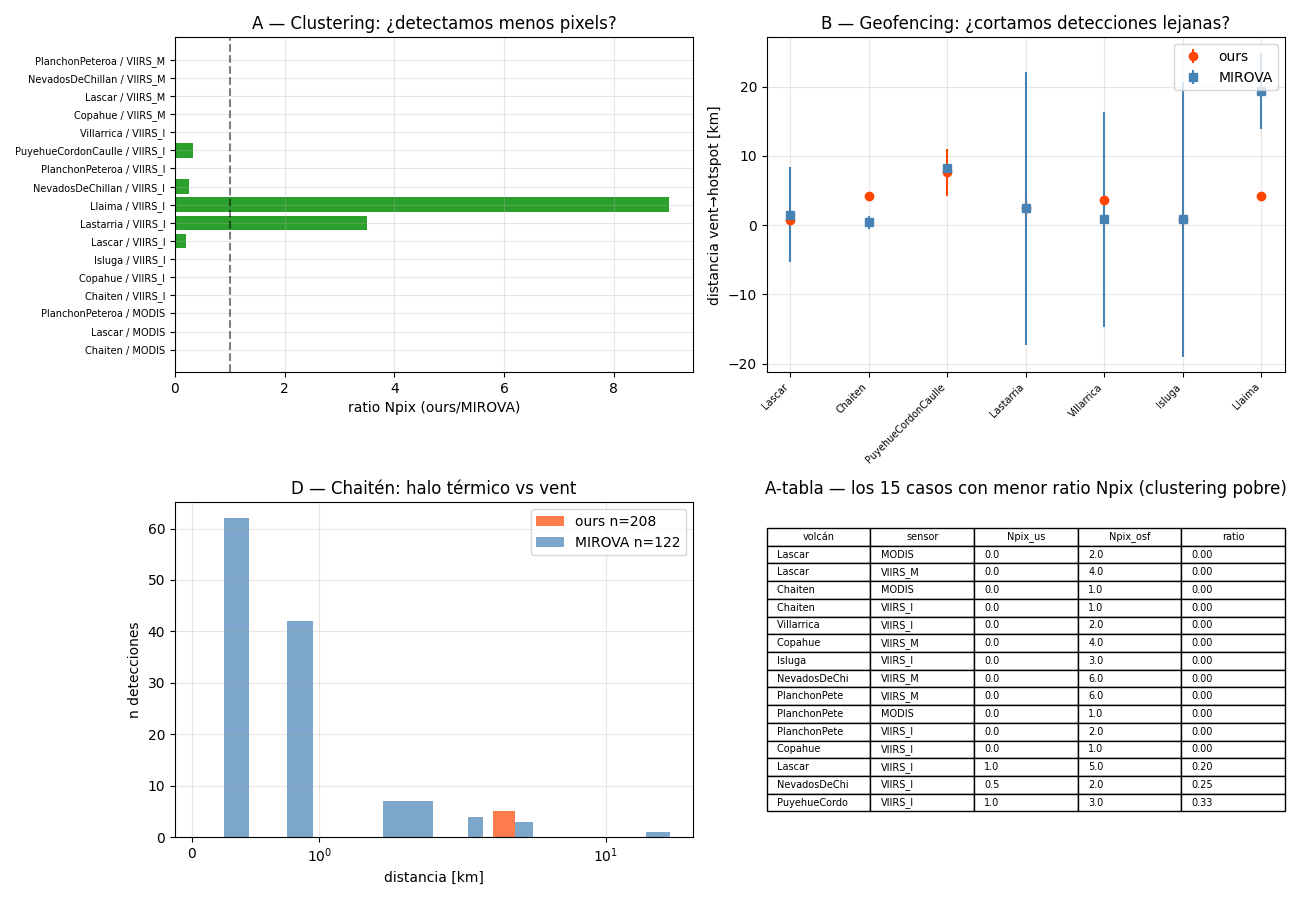

This chart was generated by the following Python code:
"""
S14 Paso 1b-paralelo — 4 diagnósticos que NO requieren fetch.

Contestan las hipótesis abiertas del Paso 1a sin reproceso:
  A) Npix comparado: ¿MIROVA clusteriza más pixels que nosotros?
     Si sí, explica sesgo VIIRS_M 0.01-0.33 sin bug de coeficiente.
  B) Distribución hotspot→vent distance: geofencing Copahue sospechoso.
  C) Review process_viirs_mod.py vs process_viirs.py — fuera de script, manual.
  D) Chaitén sobre-detección: distribución hotspot_dist_km nuestra vs MIROVA.

Autor: S14 2026-04-21.
"""

import sys, io, json
from pathlib import Path
from datetime import datetime

import numpy as np
import pandas as pd

sys.stdout = io.TextIOWrapper(sys.stdout.buffer, encoding="utf-8")

ROOT = Path(__file__).resolve().parents[1]
OSF_CSV = ROOT / "data" / "mirova_reference" / "VRP_GLOBAL_ARCHIVE_2025.csv"
OURS_DIR = ROOT / "data" / "mirova_equivalent"
OUT_JSON = ROOT / "experiments" / "23_parallel_diagnostics.json"
OUT_PNG  = ROOT / "experiments" / "23_parallel_diagnostics.png"

NAME_MAP = {
    "Lascar": "Láscar",
    "Chaiten": "Chaitén",
    "PuyehueCordonCaulle": "Puyehue-Cordón Caulle",
    "Lastarria": "Lastarria",
    "Villarrica": "Villarrica",
    "NevadosDeChillan": "Chillán, Nevados de",
    "Isluga": "Isluga",
    "Copahue": "Copahue",
    "PlanchonPeteroa": "Planchón-Peteroa",
    "Llaima": "Llaima",
}
SENSOR_MAP = {
    "MODIS_TERRA":      ("MODIS", 1000),
    "MODIS_AQUA":       ("MODIS", 1000),
    "VIIRS_SNPP_750":   ("VIIRS_M", 750),
    "VIIRS_NOAA20_750": ("VIIRS_M", 750),
    "VIIRS_SNPP":       ("VIIRS_I", 375),
    "VIIRS_NOAA20":     ("VIIRS_I", 375),
}
MIROVA_CUTOFF = datetime(2024, 12, 1)

# --- Load MIROVA ---
print(f"[1/3] Cargando OSF v2.5 y nuestros JSONs...")
osf = pd.read_csv(OSF_CSV)
osf["dt"] = pd.to_datetime(osf["timeUTC"], format="%d/%m/%Y %H:%M", errors="coerce")
osf = osf.dropna(subset=["dt"])
osf = osf[(osf["Volc_Name"].isin(NAME_MAP.values())) & (osf["dt"] >= MIROVA_CUTOFF)].copy()
osf["sensor_label"] = osf["Resolution"].map({1000:"MODIS", 750:"VIIRS_M", 375:"VIIRS_I"})

# --- Load ours ---
ours_rows = []
for fname, osf_name in NAME_MAP.items():
    fp = OURS_DIR / f"{fname}.json"
    if not fp.exists(): continue
    obj = json.load(open(fp, encoding="utf-8"))
    for rec in obj.get("records", []):
        sensor_raw = rec.get("sensor", "")
        if sensor_raw not in SENSOR_MAP: continue
        sensor_label, res = SENSOR_MAP[sensor_raw]
        vrp = rec.get("vrp_mw", 0.0) or 0.0
        if vrp <= 0: continue
        ours_rows.append({
            "volcano": fname, "osf_name": osf_name,
            "sensor_label": sensor_label, "resolution": res,
            "vrp_mw": vrp,
            "n_anom": rec.get("n_anomalous_pixels", 0),
            "hotspot_dist_km": rec.get("hotspot_dist_km"),
            "t_max_k": rec.get("t_max_k"),
            "t_bg_k": rec.get("t_bg_k"),
        })
ours = pd.DataFrame(ours_rows)
print(f"      MIROVA filas: {len(osf):,}  |  nuestras detecciones: {len(ours):,}")

# --- Diagnóstico A: Npix comparado ---
print(f"[2/3] Diagnóstico A — Npix comparado ours vs MIROVA...")
A_rows = []
for fname, osf_name in NAME_MAP.items():
    for sensor in ["MODIS","VIIRS_M","VIIRS_I"]:
        o = ours[(ours["volcano"]==fname) & (ours["sensor_label"]==sensor)]["n_anom"]
        m = osf[(osf["Volc_Name"]==osf_name) & (osf["sensor_label"]==sensor)]["Npix"]
        if len(o)<3 or len(m)<3: continue
        A_rows.append({
            "volcano": fname, "sensor": sensor,
            "n_ours": int(len(o)), "n_osf": int(len(m)),
            "npix_ours_med": float(o.median()),
            "npix_osf_med":  float(m.median()),
            "npix_ours_max": int(o.max()),
            "npix_osf_max":  int(m.max()),
            "ratio_median":  float(o.median() / m.median()) if m.median()>0 else None,
        })
A = pd.DataFrame(A_rows)

# --- Diagnóstico B: distribución hotspot_dist_km ---
print(f"[2/3] Diagnóstico B — distribución distancia vent→hotspot...")
B_rows = []
for fname, osf_name in NAME_MAP.items():
    o = ours[(ours["volcano"]==fname)]["hotspot_dist_km"].dropna()
    m = osf[osf["Volc_Name"]==osf_name]["Max_Dist"] / 1000.0  # OSF Max_Dist en metros
    if len(o)<3: continue
    B_rows.append({
        "volcano": fname,
        "n_ours": int(len(o)), "n_osf": int(len(m)),
        "dist_km_ours_med":  float(o.median()),
        "dist_km_ours_p90":  float(o.quantile(0.90)),
        "dist_km_ours_max":  float(o.max()),
        "dist_km_osf_med":   float(m.median())   if len(m) else None,
        "dist_km_osf_p90":   float(m.quantile(0.90)) if len(m) else None,
        "dist_km_osf_max":   float(m.max())      if len(m) else None,
    })
B = pd.DataFrame(B_rows)

# --- Diagnóstico D: Chaitén específico (detallar) ---
print(f"[2/3] Diagnóstico D — foco Chaitén sobre-detección...")
D = {}
chai_ours = ours[ours["volcano"]=="Chaiten"]
chai_osf = osf[osf["Volc_Name"]=="Chaitén"]
if len(chai_ours) and len(chai_osf):
    D = {
        "n_ours": int(len(chai_ours)),
        "n_osf": int(len(chai_osf)),
        "ours_hot_dist_km_hist": np.histogram(
            chai_ours["hotspot_dist_km"].dropna(),
            bins=[0,0.5,1,2,3,5,10,20])[0].tolist(),
        "osf_hot_dist_km_hist": np.histogram(
            (chai_osf["Max_Dist"]/1000).dropna(),
            bins=[0,0.5,1,2,3,5,10,20])[0].tolist(),
        "bins": [0,0.5,1,2,3,5,10,20],
        "ours_t_max_minus_bg_med": float((chai_ours["t_max_k"] - chai_ours["t_bg_k"]).median()),
        "ours_vrp_vs_dist_corr": float(chai_ours[["vrp_mw","hotspot_dist_km"]].dropna().corr().iloc[0,1]) if len(chai_ours.dropna(subset=["hotspot_dist_km","vrp_mw"])) > 2 else None,
    }

# --- PNG ---
print(f"[3/3] PNG...")
try:
    import matplotlib
    matplotlib.use("Agg")
    import matplotlib.pyplot as plt
    fig, axes = plt.subplots(2, 2, figsize=(13, 9))

    # A: Npix mediana ratio
    ax = axes[0,0]
    if len(A):
        A_plot = A.sort_values(["sensor","volcano"])
        pos = range(len(A_plot))
        colors = {"MODIS":"tab:blue","VIIRS_M":"tab:orange","VIIRS_I":"tab:green"}
        ax.barh(pos, A_plot["ratio_median"], color=[colors[s] for s in A_plot["sensor"]])
        ax.axvline(1.0, color="k", ls="--", alpha=0.5)
        ax.set_yticks(pos)
        ax.set_yticklabels([f"{r['volcano']} / {r['sensor']}" for _,r in A_plot.iterrows()], fontsize=7)
        ax.set_xlabel("ratio Npix (ours/MIROVA)")
        ax.set_title("A — Clustering: ¿detectamos menos pixels?")
        ax.grid(alpha=0.3)

    # B: distribuciones distancia
    ax = axes[0,1]
    if len(B):
        x = range(len(B))
        ax.errorbar(x, B["dist_km_ours_med"], yerr=B["dist_km_ours_p90"]-B["dist_km_ours_med"],
                     fmt="o", label="ours", color="orangered")
        if B["dist_km_osf_med"].notna().any():
            ax.errorbar(x, B["dist_km_osf_med"], yerr=B["dist_km_osf_p90"]-B["dist_km_osf_med"],
                         fmt="s", label="MIROVA", color="steelblue")
        ax.set_xticks(x)
        ax.set_xticklabels(B["volcano"], rotation=45, fontsize=7, ha="right")
        ax.set_ylabel("distancia vent→hotspot [km]")
        ax.set_title("B — Geofencing: ¿cortamos detecciones lejanas?")
        ax.legend()
        ax.grid(alpha=0.3)

    # D: histograma Chaitén
    ax = axes[1,0]
    if D:
        bins = D["bins"]
        centers = [(bins[i]+bins[i+1])/2 for i in range(len(bins)-1)]
        width = [(bins[i+1]-bins[i])*0.4 for i in range(len(bins)-1)]
        ax.bar([c-w/2 for c,w in zip(centers,width)], D["ours_hot_dist_km_hist"],
                width=[w for w in width], label=f"ours n={D['n_ours']}", color="orangered", alpha=0.7)
        ax.bar([c+w/2 for c,w in zip(centers,width)], D["osf_hot_dist_km_hist"],
                width=[w for w in width], label=f"MIROVA n={D['n_osf']}", color="steelblue", alpha=0.7)
        ax.set_xscale("symlog")
        ax.set_xlabel("distancia [km]")
        ax.set_ylabel("n detecciones")
        ax.set_title("D — Chaitén: halo térmico vs vent")
        ax.legend()
        ax.grid(alpha=0.3)

    # A-numeric table
    ax = axes[1,1]
    ax.axis("off")
    if len(A):
        summary = A[A["ratio_median"].notna()].sort_values("ratio_median").head(15)
        tab = ax.table(cellText=[[f"{r['volcano'][:12]:<12s}", r['sensor'],
                                    f"{r['npix_ours_med']:.1f}", f"{r['npix_osf_med']:.1f}",
                                    f"{r['ratio_median']:.2f}"] for _,r in summary.iterrows()],
                         colLabels=["volcán","sensor","Npix_us","Npix_osf","ratio"],
                         loc="center", cellLoc="left")
        tab.auto_set_font_size(False); tab.set_fontsize(7)
        ax.set_title("A-tabla — los 15 casos con menor ratio Npix (clustering pobre)")

    plt.tight_layout()
    plt.savefig(OUT_PNG, dpi=100)
    print(f"      PNG: {OUT_PNG.name}")
except Exception as e:
    print(f"      WARN PNG: {e}")

# --- Save ---
out = {
    "experiment": "23_parallel_diagnostics",
    "session": "S14",
    "generated_utc": datetime.now().isoformat() + "Z",
    "A_npix_comparison": A.to_dict(orient="records"),
    "B_distance_distribution": B.to_dict(orient="records"),
    "D_chaiten_focus": D,
}
json.dump(out, open(OUT_JSON, "w", encoding="utf-8"), indent=2, default=str, ensure_ascii=False)

# --- Stdout ---
print()
print("=" * 96)
print("DIAGNÓSTICO A — Npix mediano ours vs MIROVA (ratio <1 = clustering pobre)")
print("=" * 96)
if len(A):
    A_s = A.sort_values(["sensor","ratio_median"])
    print(f"{'volcán':<22s} {'sensor':<8s} {'Npix_us':>8s} {'Npix_os':>8s} {'ratio':>7s}  {'n_ours':>7s}")
    for _, r in A_s.iterrows():
        rat = f"{r['ratio_median']:.2f}" if r['ratio_median'] else "-"
        print(f"{r['volcano']:<22s} {r['sensor']:<8s} {r['npix_ours_med']:>8.2f} {r['npix_osf_med']:>8.2f} {rat:>7s}  {r['n_ours']:>7d}")

print()
print("=" * 96)
print("DIAGNÓSTICO B — Distancia vent→hotspot [km]")
print("=" * 96)
if len(B):
    print(f"{'volcán':<22s} {'med_us':>7s} {'max_us':>7s} {'med_os':>7s} {'max_os':>7s}   comentario")
    for _, r in B.iterrows():
        med_o = f"{r['dist_km_osf_med']:.2f}"  if pd.notna(r['dist_km_osf_med']) else "-"
        max_o = f"{r['dist_km_osf_max']:.2f}"  if pd.notna(r['dist_km_osf_max']) else "-"
        # flag si radio nuestro << MIROVA
        flag = ""
        if pd.notna(r['dist_km_osf_max']) and r['dist_km_ours_max'] * 1.5 < r['dist_km_osf_max']:
            flag = "🔴 cortamos hits lejanos"
        print(f"{r['volcano']:<22s} {r['dist_km_ours_med']:>7.2f} {r['dist_km_ours_max']:>7.2f} {med_o:>7s} {max_o:>7s}   {flag}")

print()
if D:
    print("=" * 96)
    print(f"DIAGNÓSTICO D — Chaitén (ours n={D['n_ours']}, MIROVA n={D['n_osf']})")
    print("=" * 96)
    print(f"Bins [km]:  0-0.5  0.5-1  1-2  2-3  3-5  5-10  10-20")
    print(f"Ours     :  {' '.join(f'{h:>5d}' for h in D['ours_hot_dist_km_hist'])}")
    print(f"MIROVA   :  {' '.join(f'{h:>5d}' for h in D['osf_hot_dist_km_hist'])}")
    print(f"ΔT mediana (t_max - t_bg) nuestras Chaitén: {D['ours_t_max_minus_bg_med']:.2f} K")

print()
print(f"JSON: {OUT_JSON}")
print(f"PNG:  {OUT_PNG}")
